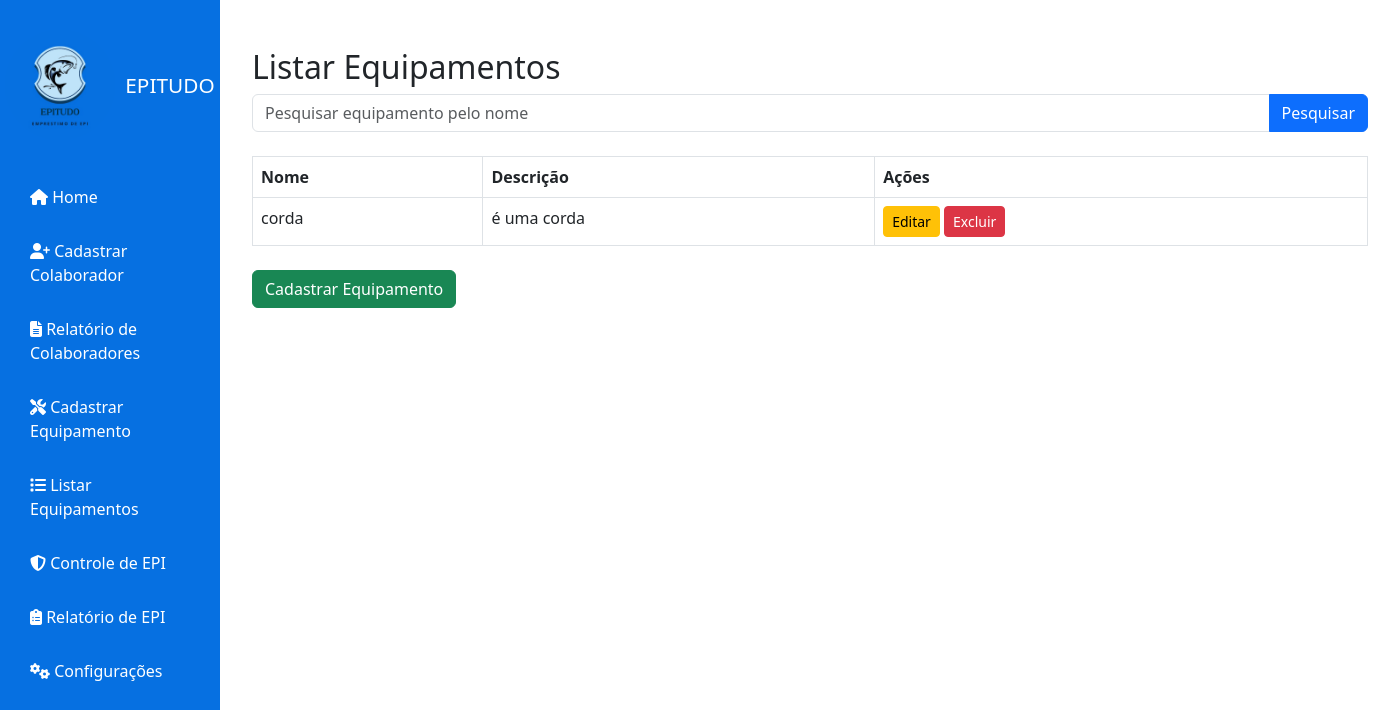
The app's page /equipamentos/listar/, older data.
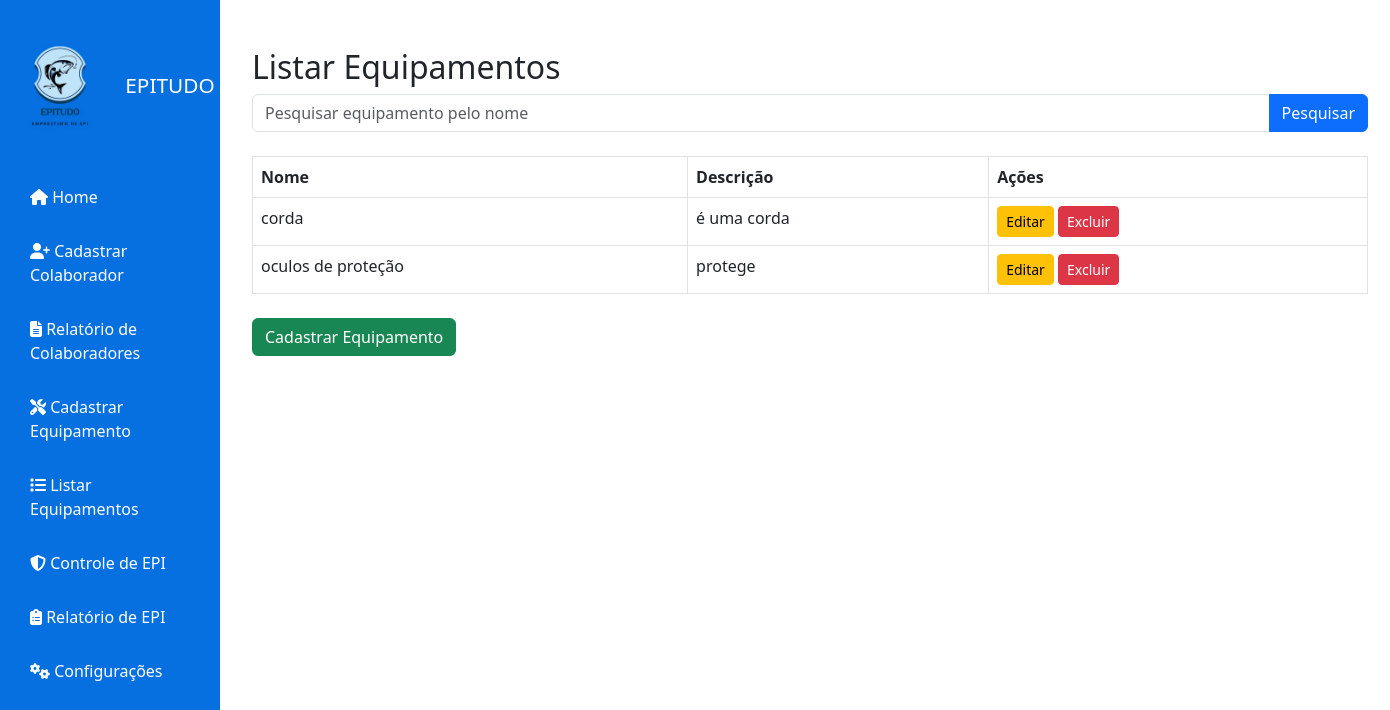
The same page, newer data.
### home/models.py (models this page shows, shortened)
class Equipamento(models.Model):
	nome = models.CharField(max_length=100)
	descricao = models.TextField(blank=True)

### home/views.py (the view)
# urls.py: path('equipamentos/listar/', listar_equipamentos, name='listar_equipamentos'),
def listar_equipamentos(request):
	nome = request.GET.get('nome', '')
	equipamentos = Equipamento.objects.filter(nome__icontains=nome) if nome else Equipamento.objects.all()
	return render(request, 'home/listar_equipamentos.html', {'equipamentos': equipamentos, 'nome': nome})

### home/templates/home/listar_equipamentos.html (shortened to what this page needs)
{% load static %}
<!DOCTYPE html>
<html lang="pt-br">
<head>
    <link href="https://cdn.jsdelivr.net/npm/bootstrap@5.3.0/dist/css/bootstrap.min.css" rel="stylesheet">
    <link rel="stylesheet" href="https://cdnjs.cloudflare.com/ajax/libs/font-awesome/6.4.0/css/all.min.css">
</head>
<body>
    <div class="sidebar" style="width:220px;background:#0670e1;color:#fff;height:100vh;position:fixed;top:0;left:0;display:flex;flex-direction:column;padding-top:30px;">
          <div style="display:flex;align-items:center;justify-content:center;gap:10px;margin-bottom:30px;">
    <img src="{% static 'img/logo.jpeg' %}" alt="Logo" style="width:110px;height:110px;border-radius:50%;">
        <h2 style="margin:0;font-size:1.3em;">EPITUDO</h2>
    </div>
        <a href="/" style="color:#fff;text-decoration:none;padding:15px 30px;display:block;"><i class="fa fa-home"></i> Home</a>
        <a href="/colaboradores/cadastrar/" style="color:#fff;text-decoration:none;padding:15px 30px;display:block;"><i class="fa fa-user-plus"></i> Cadastrar Colaborador</a>
        <a href="/relatorio/" style="color:#fff;text-decoration:none;padding:15px 30px;display:block;"><i class="fa fa-file-alt"></i> Relatório de Colaboradores</a>
        <a href="/equipamentos/cadastrar/" style="color:#fff;text-decoration:none;padding:15px 30px;display:block;"><i class="fa fa-tools"></i> Cadastrar Equipamento</a>
        <a href="/equipamentos/listar/" style="color:#fff;text-decoration:none;padding:15px 30px;display:block;"><i class="fa fa-list"></i> Listar Equipamentos</a>
        <a href="/controle-epi/" style="color:#fff;text-decoration:none;padding:15px 30px;display:block;"><i class="fa fa-shield-alt"></i> Controle de EPI</a>
        <a href="/relatorio-epi/" style="color:#fff;text-decoration:none;padding:15px 30px;display:block;"><i class="fa fa-clipboard-list"></i> Relatório de EPI</a>
        <a href="#" style="color:#fff;text-decoration:none;padding:15px 30px;display:block;"><i class="fa fa-cogs"></i> Configurações</a>
    </div>
    <div class="container mt-5" style="margin-left:240px;">
        <h2>Listar Equipamentos</h2>
        <form method="get" class="mb-4">
            <div class="input-group">
                <input type="text" name="nome" class="form-control" placeholder="Pesquisar equipamento pelo nome" value="{{ nome }}">
                <button type="submit" class="btn btn-primary">Pesquisar</button>
            </div>
        </form>
        <table class="table table-bordered table-hover mb-4">
            <thead>
                <tr>
                    <th>Nome</th>
                    <th>Descrição</th>
                    <th>Ações</th>
                </tr>
            </thead>
            <tbody>
                {% for equipamento in equipamentos %}
                <tr>
                    <td>{{ equipamento.nome }}</td>
                    <td>{{ equipamento.descricao }}</td>
                    <td>
                        <a href="/equipamentos/{{ equipamento.id }}/editar/" class="btn btn-sm btn-warning">Editar</a>
                        <a href="/equipamentos/{{ equipamento.id }}/excluir/" class="btn btn-sm btn-danger">Excluir</a>
                    </td>
                </tr>
                {% empty %}
                <tr>
                    <td colspan="3" class="text-center">Nenhum equipamento encontrado.</td>
                </tr>
                {% endfor %}
            </tbody>
        </table>
        <a href="/equipamentos/cadastrar/" class="btn btn-success">Cadastrar Equipamento</a>
    </div>
</body>
</html>

Row changes from the older to the newer data that the page shows:
added Equipamento: nome "oculos de proteção", descricao "protege"
